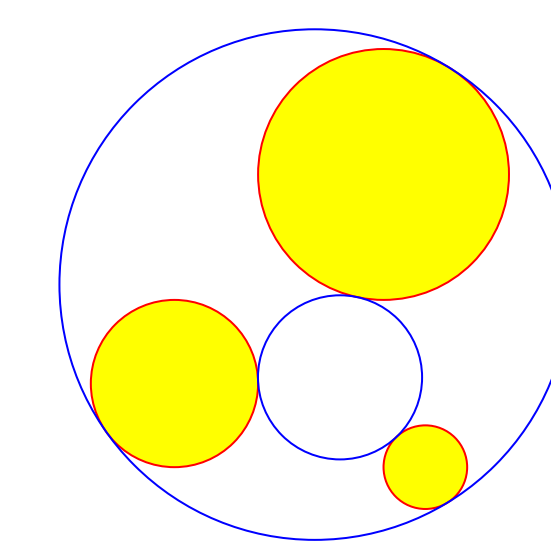

Here is the Python script that generated this plot:
# -*- coding: utf-8 -*-
import matplotlib.pyplot as plt
from planegeometry.geometry import (
    Circle, 
    Inversion, 
    Triangle, 
    Line, 
    intersection_circle_circle, 
    intersection_line_line,
    circleAB)
import numpy as np


C1 = Circle((0,0), 2)
C2 = Circle((5,5), 3)
C3 = Circle((6,-2), 1)
# inversion swapping C1 and C3 with positive power
iota1 = Inversion.from_swapping_two_circles(C1, C3, positive = True)
# inversion swapping C2 and C3 with positive power
iota2 = Inversion.from_swapping_two_circles(C2, C3, positive = True)
# take an arbitrary point on C3
M = C3.point_from_angle(0)
# invert it with iota1 and iota2
M1 = iota1.invert(M)
M2 = iota2.invert(M)
# take the circle C passing through M, M1, M2
C = Triangle(M,M1,M2).circumcircle()
# take the line passing through the two inversion poles
cl = Line(iota1.pole, iota2.pole)
# take the radical axis of C and C3
L = C.radical_axis(C3)
# let H bet the intersection of these two lines
H = intersection_line_line(L, cl)
# take the circle Cp with diameter [HO3]
O3 = C3.center
Cp = circleAB(H, O3)
# get the two intersection points T0 and T1 of C3 with Cp
T0, T1 = intersection_circle_circle(C3, Cp)
# invert T0 with respect to the two inversions
T0p = iota1.invert(T0)
T0pp = iota2.invert(T0)
# the circle passing through T0 and its two images is a solution
Csolution0 = Triangle(T0, T0p, T0pp).circumcircle()
# invert T1 with respect to the two inversions
T1p = iota1.invert(T1)
T1pp = iota2.invert(T1)
# the circle passing through T1 and its two images is another solution
Csolution1 = Triangle(T1, T1p, T1pp).circumcircle()


def draw_circle(axes, C, bordercolor, fillcolor=None):
    if fillcolor is None:
        axes.add_artist(plt.Circle(
            C.center, C.radius, fill=False, edgecolor=bordercolor, linewidth=2
        ))
    else:
        axes.add_artist(plt.Circle(
            C.center, C.radius, fill=True, edgecolor=bordercolor, 
            facecolor=fillcolor, linewidth=2
        ))

figure, axes = plt.subplots(figsize=(10, 10))
axes.set_aspect(1)
draw_circle(axes, C1, "red", "yellow")
draw_circle(axes, C2, "red", "yellow")
draw_circle(axes, C3, "red", "yellow")
draw_circle(axes, Csolution0, "blue")
draw_circle(axes, Csolution1, "blue")
plt.xlim(-4, 9)
plt.ylim(-4, 9)
plt.axis("off")
plt.show()
